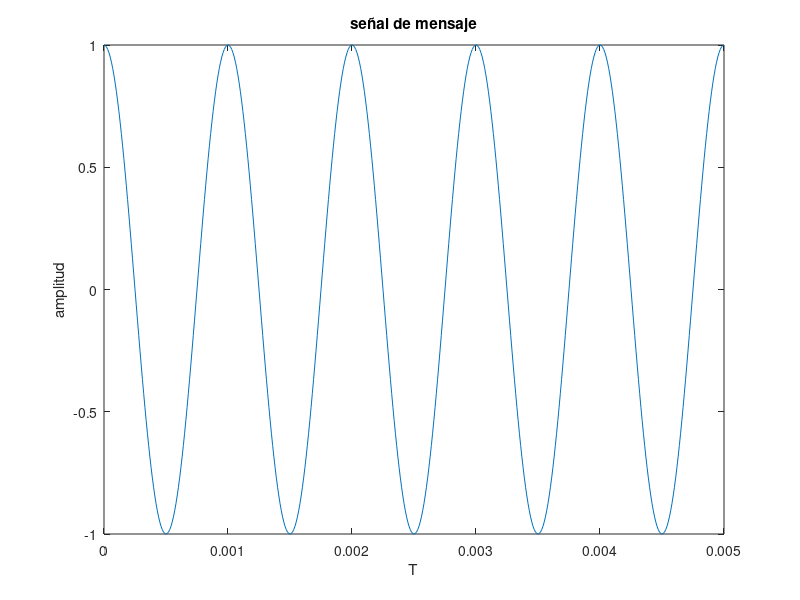
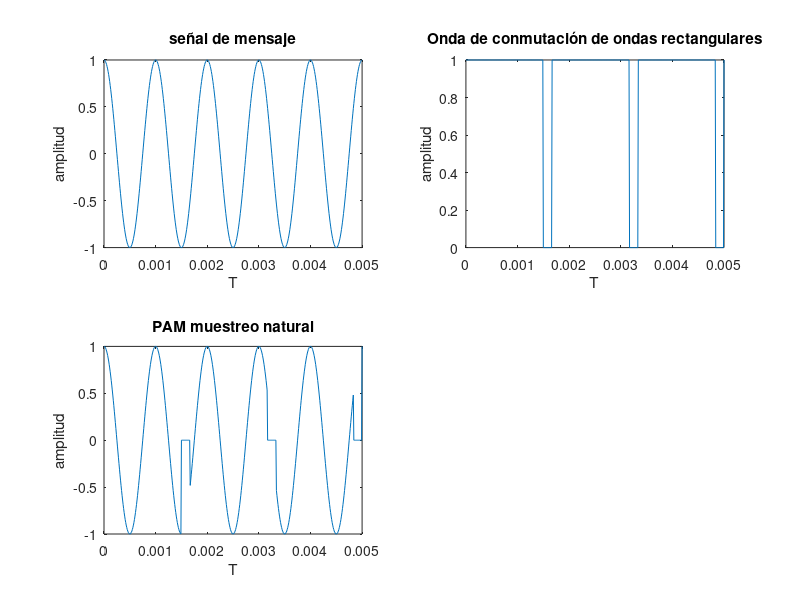
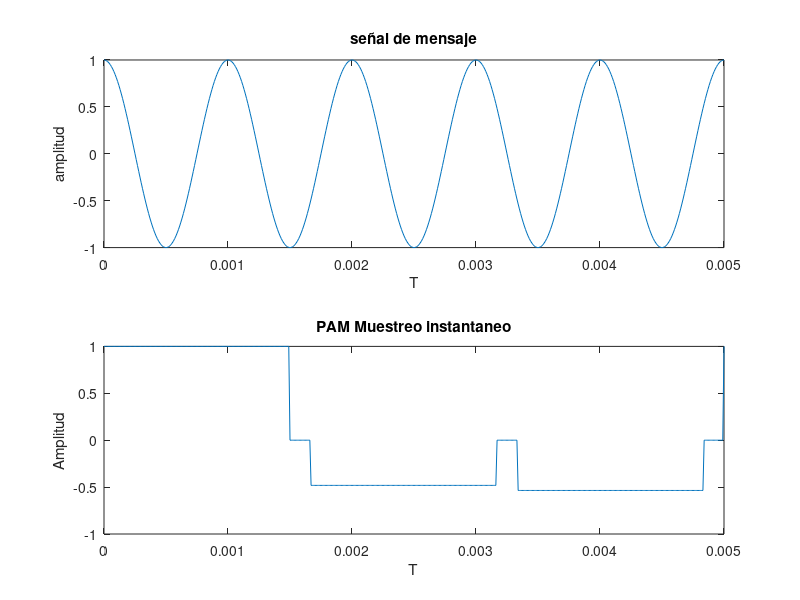
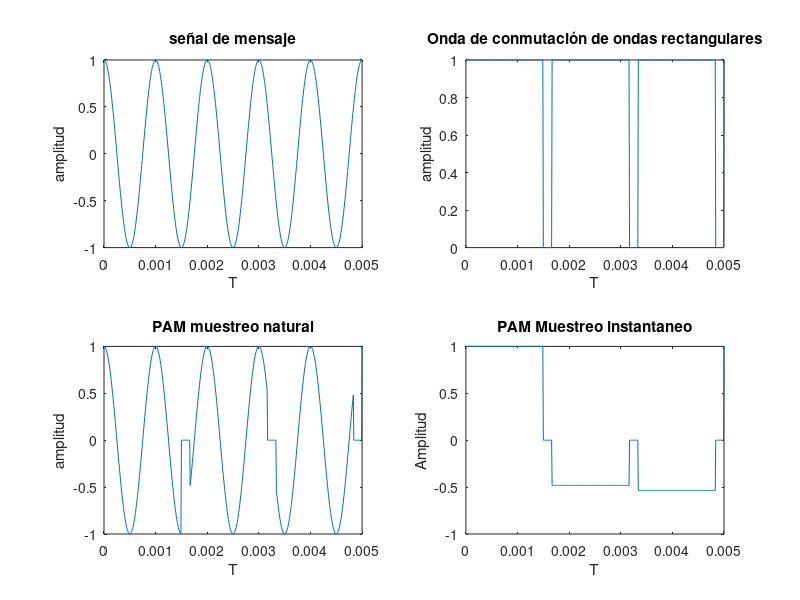

These figures' MATLAB source, in order:
fc=1000; %Frecuencia de la sinusoidal
fm=100000; %Frecuencia de muestreo 1/1e5Hz
fs=600;   %Frecuencia de la cuadrada
t=0:1/fm:5/fc;% tiempo muestrado a 1e5 HZ, por 5 periodos de sinusoidal
d=1.5e-1*fs; %(tau / Ts) <=> (tau *fs   ) 
mt=cos(2*pi*fc*t); %Onda analogica sinusoidal
ct=0.5*square(2*pi*fs*t,d)+0.5;%Forma de onda de conmutación de ondas rectangulares
st=mt.*ct;
figure(1)
subplot(1,1,1); plot(t,mt); title('señal de mensaje'); xlabel('T'); ylabel('amplitud');

st1 = st;
figure(2)
subplot(2,2,1); plot(t,mt); title('señal de mensaje'); xlabel('T'); ylabel('amplitud');
subplot(2,2,2); plot(t,ct); title('Onda de conmutación de ondas rectangulares'); xlabel('T'); ylabel('amplitud');
subplot(2,2,3); plot(t,st1); title('PAM muestreo natural'); xlabel('T'); ylabel('amplitud');



%%%%%%%%%%%%%%%%%%%%%%%  PAM muestreo instantaneo %%%%%%%%%%%%%%%%%%%%
for i = 2: length(t)
    if ct(i) == 1 && ct(i-1) == 0 %if the rising edge is detect_encoding    
        st(i) = ct(i) * mt(i); %sampling occurs
    elseif ct(i) == 1 && ct(i-1) == 1 %and while the carrier signal is 1
        st(i) = st(i-1); %the value of y1 remains constant
    else 
        st(i) = 0; %otherwise, st is zero
    end
end

figure(3)
subplot(2,1,1); plot(t,mt); title('señal de mensaje'); xlabel('T'); ylabel('amplitud');
subplot(2,1,2); plot(t,st); xlabel('T'); ylabel('Amplitud'); title('PAM Muestreo instantaneo')

figure(4)
subplot(2,2,1); plot(t,mt); title('señal de mensaje'); xlabel('T'); ylabel('amplitud');
subplot(2,2,2); plot(t,ct); title('Onda de conmutación de ondas rectangulares'); xlabel('T'); ylabel('amplitud');
subplot(2,2,3); plot(t,st1); title('PAM muestreo natural'); xlabel('T'); ylabel('amplitud');
subplot(2,2,4); plot(t,st); xlabel('T'); ylabel('Amplitud'); title('PAM Muestreo instantaneo')